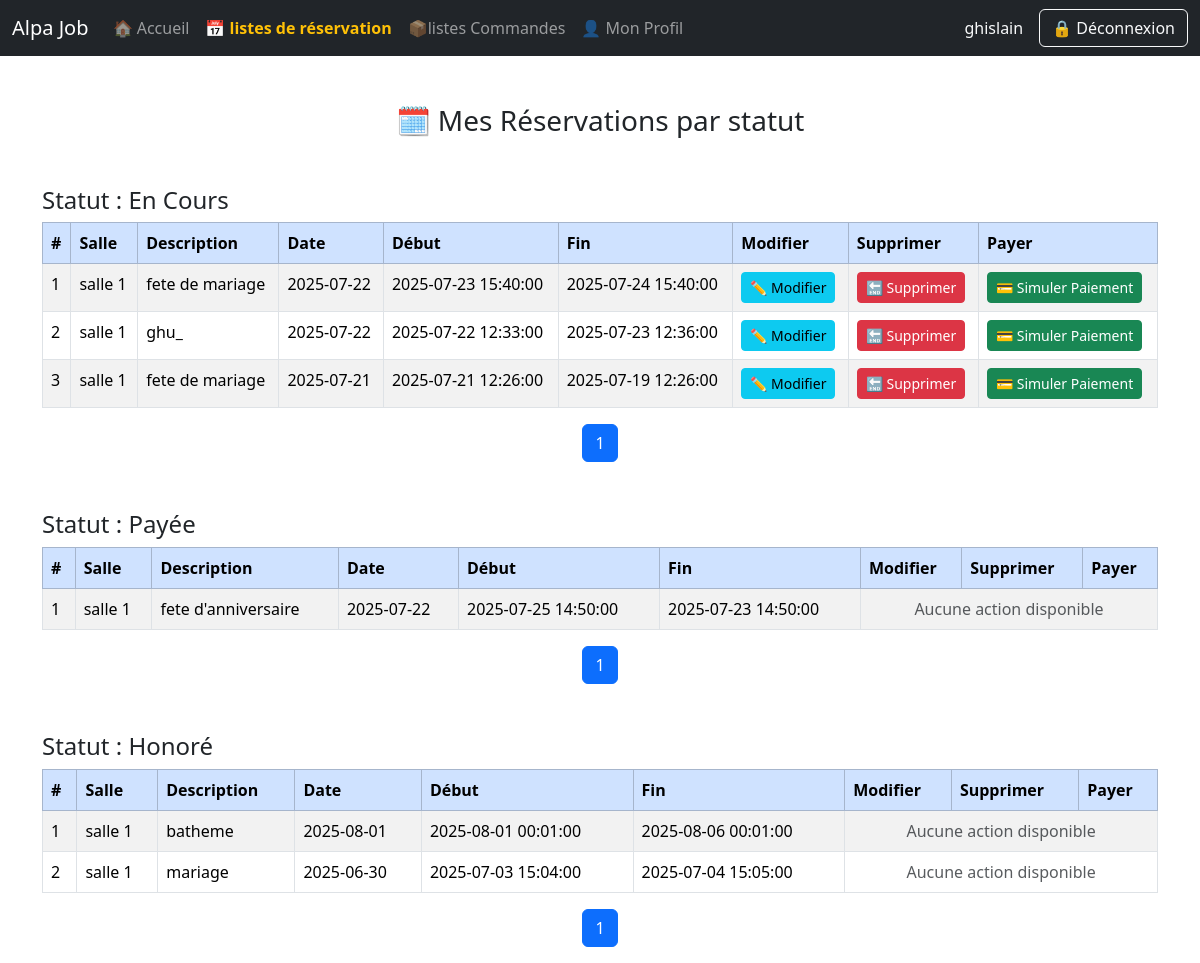
/view/reservations.php (signed in), run on the app's committed database.
### tables this page shows
CREATE TABLE `reservation` (
  `id_reservation` int(11) NOT NULL,
  `description` text DEFAULT NULL,
  `date` date DEFAULT NULL,
  `date_debut` datetime DEFAULT NULL,
  `date_fin` datetime DEFAULT NULL,
  `id_client` int(11) DEFAULT NULL,
  `id_salle` int(11) DEFAULT NULL,
  `statut` varchar(20) DEFAULT 'en cours',
  `date_reservation` timestamp NOT NULL DEFAULT current_timestamp()
);

CREATE TABLE `salle` (
  `id_salle` int(11) NOT NULL,
  `nom_salle` varchar(100) DEFAULT NULL,
  `photo` varchar(255) DEFAULT NULL,
  `description` text DEFAULT NULL,
  `capacite` int(11) DEFAULT NULL,
  `prix` decimal(10,2) DEFAULT 0.00,
  `disponible` tinyint(1) DEFAULT 1
);

### models/class/class_reservation.php (called while the page is built, shortened)
<?php
class Reservation {
    private $con;
    public function __construct($con) {
        $this->con = $con;
    }
    public function count_reservations_by_client_and_statut($id_client, $statut): int {
        try {
            $sql = "SELECT COUNT(*) FROM reservation WHERE id_client = ? AND statut = ?";
            $stmt = $this->con->prepare($sql);
            $stmt->execute([$id_client, $statut]);
            return (int) $stmt->fetchColumn();
        } catch (PDOException $e) {
            return 0;
        }
    }
    public function get_reservations_by_client_and_statut_paginated($id_client, $statut, $limit, $offset): array {
        try {
            $sql = "SELECT r.*, s.nom_salle
                    FROM reservation r
                    JOIN salle s ON r.id_salle = s.id_salle
                    WHERE r.id_client = ? AND r.statut = ?
                    ORDER BY r.date_debut DESC
                    LIMIT ? OFFSET ?";
            $stmt = $this->con->prepare($sql);
            $stmt->bindValue(1, $id_client, PDO::PARAM_INT);
            $stmt->bindValue(2, $statut, PDO::PARAM_STR);
            $stmt->bindValue(3, $limit, PDO::PARAM_INT);
            $stmt->bindValue(4, $offset, PDO::PARAM_INT);
            $stmt->execute();
            return $stmt->fetchAll(PDO::FETCH_ASSOC);
        } catch (PDOException $e) {
            return [];
        }
    }
}
?>

### view/reservations.php (the view, shortened to what this page needs)
<?php
require_once('../connexion/connexion.php');
require_once('../models/class/class_reservation.php');
$db = new connexion();
$con = $db->getconnexion();
$reservation = new reservation($con);
$id_client = $_SESSION['id'] ?? null;
$limit = 10;
$pageParamPrefix = "page_";
$statuts = ['en cours', 'payée', 'honoré'];
$pagesData = [];
foreach ($statuts as $statut) {
    $pageVar = $pageParamPrefix . str_replace(' ', '_', $statut);
    $page = isset($_GET[$pageVar]) ? max(1, (int)$_GET[$pageVar]) : 1;
    $offset = ($page - 1) * $limit;
    $total = $reservation->count_reservations_by_client_and_statut($id_client, $statut);
    $pages = ceil($total / $limit);
    $reservations = $reservation->get_reservations_by_client_and_statut_paginated($id_client, $statut, $limit, $offset);
    $pagesData[$statut] = [
        'page' => $page,
        'offset' => $offset,
        'total' => $total,
        'pages' => $pages,
        'reservations' => $reservations,
    ];
}
?>
<!DOCTYPE html>
<html lang="fr">
<head>
    <link href="https://cdn.jsdelivr.net/npm/bootstrap@5.3.3/dist/css/bootstrap.min.css" rel="stylesheet" />
</head>
<body>
<?php include_once('navbar_clientt.php'); ?>
<div class="container mt-5">
    <h3 class="text-center mb-4">🗓️ Mes Réservations par statut</h3>
    <?php foreach ($statuts as $statut):
        $data = $pagesData[$statut];
        $reservations = $data['reservations'];
        $page = $data['page'];
        $pages = $data['pages'];
        $offset = $data['offset'];
    ?>
    <h4 class="mt-5 text-capitalize">Statut : <?= htmlspecialchars($statut) ?></h4>
    <?php if (empty($reservations)): ?>
        <div class="alert alert-warning">Aucune réservation « <?= htmlspecialchars($statut) ?> » trouvée.</div>
    <?php else: ?>
        <div class="table-responsive">
        <table class="table table-bordered table-striped table-hover">
            <thead class="table-primary">
                <tr>
                    <th>#</th>
                    <th>Salle</th>
                    <th>Description</th>
                    <th>Date</th>
                    <th>Début</th>
                    <th>Fin</th>
                    <th>Modifier</th>
                    <th>Supprimer</th>
                    <th>Payer</th>
                </tr>
            </thead>
            <tbody>
                <?php foreach ($reservations as $index => $res): ?>
                    <tr>
                        <td><?= $offset + $index + 1 ?></td>
                        <td><?= htmlspecialchars($res['nom_salle']) ?></td>
                        <td><?= htmlspecialchars($res['description']) ?></td>
                        <td><?= htmlspecialchars($res['date']) ?></td>
                        <td><?= htmlspecialchars($res['date_debut']) ?></td>
                        <td><?= htmlspecialchars($res['date_fin']) ?></td>
                        <?php if ($statut === 'en cours'): ?>
                        <td>
                            <button
                                class="btn btn-sm btn-info btn-edit"
                                data-id="<?= $res['id_reservation'] ?>"
                                data-salle="<?= $res['id_salle'] ?>"
                                data-description="<?= htmlspecialchars($res['description']) ?>"
                                data-date="<?= $res['date'] ?>"
                                data-debut="<?= $res['date_debut'] ?>"
                                data-fin="<?= $res['date_fin'] ?>"
                                data-bs-toggle="modal"
                                data-bs-target="#modalEdit"
                            >✏️ Modifier</button>
                        </td>
                        <td>
                            <a href="../models/controleurs/controls_rese.php?sup=<?= $res['id_reservation'] ?>"
                            onclick="return confirm('Supprimer cette réservation ?')"
                            class="btn btn-sm btn-danger">🔚️ Supprimer</a>
                        </td>
                        <td>
                            <a href="payer_rese.php?id=<?= urlencode($res['id_reservation']) ?>"
                            class="btn btn-success btn-sm"
                            onclick="return confirm('Souhaitez-vous vraiment simuler le paiement de cette réservation ?');">
                            💳 Simuler Paiement
                            </a>
                        </td>
                        <?php else: ?>
                            <td colspan="3" class="text-center text-muted">Aucune action disponible</td>
                        <?php endif; ?>
                    </tr>
                <?php endforeach; ?>
            </tbody>
        </table>
        </div>
        <nav aria-label="Pagination pour <?= htmlspecialchars($statut) ?>">
            <ul class="pagination justify-content-center">
                <?php for ($i = 1; $i <= $pages; $i++): ?>
                    <li class="page-item <?= $i === $page ? 'active' : '' ?>">
                        <a class="page-link" href="?<?= $pageParamPrefix . str_replace(' ', '_', $statut) ?>=<?= $i ?>"><?= $i ?></a>
                    </li>
                <?php endfor; ?>
            </ul>
        </nav>
    <?php endif; ?>
    <?php endforeach; ?>
</div>
</body>
</html>

### data on the page
reservation: index "1", id_salle.nom_salle "salle 1", description "fete de mariage", date "2025-07-22", date_debut "2025-07-23 15:40:00", date_fin "2025-07-24 15:40:00"
reservation: index "2", id_salle.nom_salle "salle 1", description "ghu_", date "2025-07-22", date_debut "2025-07-22 12:33:00", date_fin "2025-07-23 12:36:00"
reservation: index "3", id_salle.nom_salle "salle 1", description "fete de mariage", date "2025-07-21", date_debut "2025-07-21 12:26:00", date_fin "2025-07-19 12:26:00"
reservation: index "1", id_salle.nom_salle "salle 1", description "fete d'anniversaire", date "2025-07-22", date_debut "2025-07-25 14:50:00", date_fin "2025-07-23 14:50:00", shows "Aucune action disponible"
reservation: index "1", id_salle.nom_salle "salle 1", description "batheme", date "2025-08-01", date_debut "2025-08-01 00:01:00", date_fin "2025-08-06 00:01:00", shows "Aucune action disponible"
reservation: index "2", id_salle.nom_salle "salle 1", description "mariage", date "2025-06-30", date_debut "2025-07-03 15:04:00", date_fin "2025-07-04 15:05:00", shows "Aucune action disponible"

### other printed values
$_SESSION['nom'] "ghislain"
$statut "En Cours"
$statut "Payée"
$statut "Honoré"
